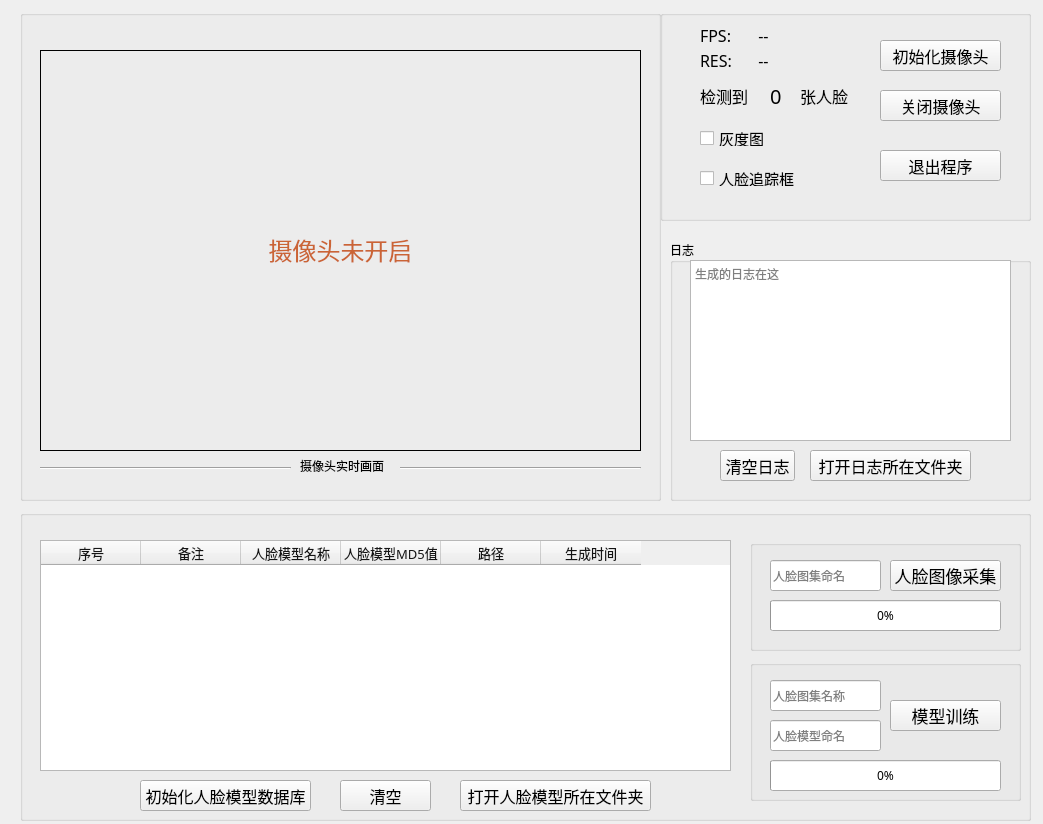
<?xml version="1.0" encoding="UTF-8"?>
<ui version="4.0">
 <class>FaceDetection</class>
 <widget class="QWidget" name="FaceDetection">
  <property name="geometry">
   <rect>
    <x>0</x>
    <y>0</y>
    <width>1043</width>
    <height>824</height>
   </rect>
  </property>
  <property name="minimumSize">
   <size>
    <width>0</width>
    <height>0</height>
   </size>
  </property>
  <property name="maximumSize">
   <size>
    <width>16777215</width>
    <height>16777215</height>
   </size>
  </property>
  <property name="windowTitle">
   <string>FaceDetection</string>
  </property>
  <widget class="QGroupBox" name="groupBox_facedetect">
   <property name="geometry">
    <rect>
     <x>20</x>
     <y>10</y>
     <width>641</width>
     <height>491</height>
    </rect>
   </property>
   <property name="font">
    <font>
     <family>微软雅黑</family>
     <pointsize>9</pointsize>
    </font>
   </property>
   <property name="title">
    <string/>
   </property>
   <property name="alignment">
    <set>Qt::AlignCenter</set>
   </property>
   <widget class="QLabel" name="realTimeCaptureLabel">
    <property name="geometry">
     <rect>
      <x>20</x>
      <y>40</y>
      <width>601</width>
      <height>401</height>
     </rect>
    </property>
    <property name="font">
     <font>
      <family>SDK_SC_Web</family>
      <pointsize>8</pointsize>
     </font>
    </property>
    <property name="styleSheet">
     <string notr="true">border: 2px solid grey; border-radius: 4px; color: rgb(20,20,20);  background-color: #FFFFFF; text-align: center;}QProgressBar::chunk {background-color: rgb(100,200,200); border-radius: 10px; margin: 0.1px;  width: 1px;</string>
    </property>
    <property name="frameShape">
     <enum>QFrame::Box</enum>
    </property>
    <property name="text">
     <string>&lt;html&gt;&lt;head/&gt;&lt;body&gt;&lt;p align=&quot;center&quot;&gt;&lt;span style=&quot; font-size:18pt; color:#cb6435;&quot;&gt;摄像头未开启&lt;/span&gt;&lt;/p&gt;&lt;/body&gt;&lt;/html&gt;</string>
    </property>
    <property name="alignment">
     <set>Qt::AlignCenter</set>
    </property>
   </widget>
   <widget class="QLabel" name="label_realtimescreen">
    <property name="geometry">
     <rect>
      <x>280</x>
      <y>440</y>
      <width>91</width>
      <height>31</height>
     </rect>
    </property>
    <property name="font">
     <font>
      <family>SDK_SC_Web</family>
      <pointsize>9</pointsize>
     </font>
    </property>
    <property name="text">
     <string>摄像头实时画面</string>
    </property>
   </widget>
   <widget class="Line" name="line_2">
    <property name="geometry">
     <rect>
      <x>380</x>
      <y>450</y>
      <width>241</width>
      <height>16</height>
     </rect>
    </property>
    <property name="orientation">
     <enum>Qt::Horizontal</enum>
    </property>
   </widget>
   <widget class="Line" name="line_3">
    <property name="geometry">
     <rect>
      <x>20</x>
      <y>450</y>
      <width>251</width>
      <height>16</height>
     </rect>
    </property>
    <property name="orientation">
     <enum>Qt::Horizontal</enum>
    </property>
   </widget>
  </widget>
  <widget class="QGroupBox" name="groupBox_db">
   <property name="geometry">
    <rect>
     <x>20</x>
     <y>510</y>
     <width>1011</width>
     <height>311</height>
    </rect>
   </property>
   <property name="font">
    <font>
     <family>微软雅黑</family>
    </font>
   </property>
   <property name="title">
    <string/>
   </property>
   <widget class="QTableWidget" name="tableWidget_data">
    <property name="enabled">
     <bool>true</bool>
    </property>
    <property name="geometry">
     <rect>
      <x>20</x>
      <y>30</y>
      <width>691</width>
      <height>231</height>
     </rect>
    </property>
    <property name="font">
     <font>
      <family>SDK_SC_Web</family>
      <pointsize>10</pointsize>
     </font>
    </property>
    <property name="acceptDrops">
     <bool>false</bool>
    </property>
    <property name="layoutDirection">
     <enum>Qt::LeftToRight</enum>
    </property>
    <property name="autoFillBackground">
     <bool>false</bool>
    </property>
    <property name="styleSheet">
     <string notr="true">color: rgb(20,20,20);</string>
    </property>
    <property name="inputMethodHints">
     <set>Qt::ImhNone</set>
    </property>
    <property name="frameShape">
     <enum>QFrame::StyledPanel</enum>
    </property>
    <property name="autoScroll">
     <bool>true</bool>
    </property>
    <property name="editTriggers">
     <set>QAbstractItemView::DoubleClicked</set>
    </property>
    <property name="alternatingRowColors">
     <bool>true</bool>
    </property>
    <property name="textElideMode">
     <enum>Qt::ElideMiddle</enum>
    </property>
    <property name="showGrid">
     <bool>true</bool>
    </property>
    <property name="gridStyle">
     <enum>Qt::SolidLine</enum>
    </property>
    <property name="sortingEnabled">
     <bool>true</bool>
    </property>
    <property name="wordWrap">
     <bool>false</bool>
    </property>
    <attribute name="horizontalHeaderVisible">
     <bool>true</bool>
    </attribute>
    <attribute name="horizontalHeaderCascadingSectionResizes">
     <bool>false</bool>
    </attribute>
    <attribute name="horizontalHeaderMinimumSectionSize">
     <number>54</number>
    </attribute>
    <attribute name="horizontalHeaderHighlightSections">
     <bool>true</bool>
    </attribute>
    <attribute name="horizontalHeaderShowSortIndicator" stdset="0">
     <bool>true</bool>
    </attribute>
    <attribute name="horizontalHeaderStretchLastSection">
     <bool>false</bool>
    </attribute>
    <attribute name="verticalHeaderVisible">
     <bool>true</bool>
    </attribute>
    <attribute name="verticalHeaderCascadingSectionResizes">
     <bool>false</bool>
    </attribute>
    <attribute name="verticalHeaderShowSortIndicator" stdset="0">
     <bool>false</bool>
    </attribute>
    <attribute name="verticalHeaderStretchLastSection">
     <bool>false</bool>
    </attribute>
    <column>
     <property name="text">
      <string>序号</string>
     </property>
    </column>
    <column>
     <property name="text">
      <string>备注</string>
     </property>
    </column>
    <column>
     <property name="text">
      <string>人脸模型名称</string>
     </property>
    </column>
    <column>
     <property name="text">
      <string>人脸模型MD5值</string>
     </property>
    </column>
    <column>
     <property name="text">
      <string>路径</string>
     </property>
    </column>
    <column>
     <property name="text">
      <string>生成时间</string>
     </property>
    </column>
   </widget>
   <widget class="QPushButton" name="pushButton_calldb">
    <property name="geometry">
     <rect>
      <x>120</x>
      <y>270</y>
      <width>171</width>
      <height>31</height>
     </rect>
    </property>
    <property name="font">
     <font>
      <family>得意黑</family>
      <pointsize>12</pointsize>
     </font>
    </property>
    <property name="cursor">
     <cursorShape>PointingHandCursor</cursorShape>
    </property>
    <property name="styleSheet">
     <string notr="true">border: 2px solid grey; border-radius: 5px; color: rgb(20,20,20);  background-color: #FFFFFF; text-align: center;}QProgressBar::chunk {background-color: rgb(100,200,200); border-radius: 10px; margin: 0.1px;  width: 1px;</string>
    </property>
    <property name="text">
     <string>初始化人脸模型数据库</string>
    </property>
   </widget>
   <widget class="QPushButton" name="pushButton_opendbfolder">
    <property name="geometry">
     <rect>
      <x>440</x>
      <y>270</y>
      <width>191</width>
      <height>31</height>
     </rect>
    </property>
    <property name="font">
     <font>
      <family>得意黑</family>
      <pointsize>12</pointsize>
     </font>
    </property>
    <property name="cursor">
     <cursorShape>PointingHandCursor</cursorShape>
    </property>
    <property name="styleSheet">
     <string notr="true">border: 2px solid grey; border-radius: 5px; color: rgb(20,20,20);  background-color: #FFFFFF; text-align: center;}QProgressBar::chunk {background-color: rgb(100,200,200); border-radius: 10px; margin: 0.1px;  width: 1px;</string>
    </property>
    <property name="text">
     <string>打开人脸模型所在文件夹</string>
    </property>
   </widget>
   <widget class="QGroupBox" name="groupBox_catchfaces">
    <property name="geometry">
     <rect>
      <x>730</x>
      <y>30</y>
      <width>271</width>
      <height>111</height>
     </rect>
    </property>
    <property name="title">
     <string/>
    </property>
    <widget class="QPushButton" name="pushButton_catchfaces">
     <property name="geometry">
      <rect>
       <x>140</x>
       <y>20</y>
       <width>111</width>
       <height>31</height>
      </rect>
     </property>
     <property name="font">
      <font>
       <family>得意黑</family>
       <pointsize>13</pointsize>
      </font>
     </property>
     <property name="cursor">
      <cursorShape>PointingHandCursor</cursorShape>
     </property>
     <property name="styleSheet">
      <string notr="true">border: 2px solid grey; border-radius: 5px; color: rgb(20,20,20);  background-color: #FFFFFF; text-align: center;}QProgressBar::chunk {background-color: rgb(100,200,200); border-radius: 10px; margin: 0.1px;  width: 1px;</string>
     </property>
     <property name="text">
      <string>人脸图像采集</string>
     </property>
    </widget>
    <widget class="QProgressBar" name="progressBar_catchfaces">
     <property name="geometry">
      <rect>
       <x>20</x>
       <y>60</y>
       <width>231</width>
       <height>31</height>
      </rect>
     </property>
     <property name="font">
      <font>
       <family>得意黑</family>
      </font>
     </property>
     <property name="styleSheet">
      <string notr="true">border: 2px solid grey; border-radius: 5px; background-color: #FFFFFF; text-align: center;}QProgressBar::chunk {background:QLinearGradient(x1:0,y1:0,x2:2,y2:0,stop:0 #666699,stop:1  #DB7093);</string>
     </property>
     <property name="value">
      <number>0</number>
     </property>
     <property name="textVisible">
      <bool>true</bool>
     </property>
     <property name="orientation">
      <enum>Qt::Horizontal</enum>
     </property>
     <property name="invertedAppearance">
      <bool>false</bool>
     </property>
    </widget>
    <widget class="QLineEdit" name="lineEdit_faceimagessetname">
     <property name="geometry">
      <rect>
       <x>20</x>
       <y>20</y>
       <width>111</width>
       <height>31</height>
      </rect>
     </property>
     <property name="font">
      <font>
       <family>SDK_SC_Web</family>
       <pointsize>9</pointsize>
      </font>
     </property>
     <property name="styleSheet">
      <string notr="true">border-radius: 4px;
border: 2px solid grey;
color: rgb(20,20,20);
background-color: #FFFFFF;
text-align: center;}QProgressBar::chunk {background-color: rgb(100,200,200);
border-radius: 10px;
margin: 0.1px;
width: 1px;</string>
     </property>
     <property name="placeholderText">
      <string>人脸图集命名</string>
     </property>
    </widget>
   </widget>
   <widget class="QGroupBox" name="groupBox_trainmodel">
    <property name="geometry">
     <rect>
      <x>730</x>
      <y>150</y>
      <width>271</width>
      <height>141</height>
     </rect>
    </property>
    <property name="title">
     <string/>
    </property>
    <widget class="QPushButton" name="pushButton_trainmodel">
     <property name="geometry">
      <rect>
       <x>140</x>
       <y>40</y>
       <width>111</width>
       <height>31</height>
      </rect>
     </property>
     <property name="font">
      <font>
       <family>得意黑</family>
       <pointsize>13</pointsize>
      </font>
     </property>
     <property name="cursor">
      <cursorShape>PointingHandCursor</cursorShape>
     </property>
     <property name="styleSheet">
      <string notr="true">border: 2px solid grey; border-radius: 5px; color: rgb(20,20,20);  background-color: #FFFFFF; text-align: center;}QProgressBar::chunk {background-color: rgb(100,200,200); border-radius: 10px; margin: 0.1px;  width: 1px;</string>
     </property>
     <property name="text">
      <string>模型训练</string>
     </property>
    </widget>
    <widget class="QProgressBar" name="progressBar_trainmodel">
     <property name="geometry">
      <rect>
       <x>20</x>
       <y>100</y>
       <width>231</width>
       <height>31</height>
      </rect>
     </property>
     <property name="font">
      <font>
       <family>得意黑</family>
      </font>
     </property>
     <property name="styleSheet">
      <string notr="true">border: 2px solid grey;
border-radius: 5px;
color: rgb(20,20,20);
background-color: #FFFFFF;
text-align: center;}QProgressBar::chunk {background-color: rgb(100,200,200);
border-radius: 10px;
margin: 0.1px;
width: 1px;</string>
     </property>
     <property name="value">
      <number>0</number>
     </property>
     <property name="textVisible">
      <bool>true</bool>
     </property>
     <property name="orientation">
      <enum>Qt::Horizontal</enum>
     </property>
     <property name="invertedAppearance">
      <bool>false</bool>
     </property>
    </widget>
    <widget class="QLineEdit" name="lineEdit_facemodelname">
     <property name="geometry">
      <rect>
       <x>20</x>
       <y>60</y>
       <width>111</width>
       <height>31</height>
      </rect>
     </property>
     <property name="font">
      <font>
       <family>SDK_SC_Web</family>
       <pointsize>9</pointsize>
      </font>
     </property>
     <property name="styleSheet">
      <string notr="true">border-radius: 4px;
border: 2px solid grey;
color: rgb(20,20,20);
background-color: #FFFFFF;
text-align: center;}QProgressBar::chunk {background-color: rgb(100,200,200);
border-radius: 10px;
margin: 0.1px;
width: 1px;</string>
     </property>
     <property name="placeholderText">
      <string>人脸模型命名</string>
     </property>
    </widget>
    <widget class="QLineEdit" name="lineEdit_inputfacemodelname">
     <property name="geometry">
      <rect>
       <x>20</x>
       <y>20</y>
       <width>111</width>
       <height>31</height>
      </rect>
     </property>
     <property name="font">
      <font>
       <family>SDK_SC_Web</family>
       <pointsize>9</pointsize>
      </font>
     </property>
     <property name="styleSheet">
      <string notr="true">border-radius: 4px;
border: 2px solid grey;
color: rgb(20,20,20);
background-color: #FFFFFF;
text-align: center;}QProgressBar::chunk {background-color: rgb(100,200,200);
border-radius: 10px;
margin: 0.1px;
width: 1px;</string>
     </property>
     <property name="text">
      <string/>
     </property>
     <property name="placeholderText">
      <string>人脸图集名称</string>
     </property>
    </widget>
   </widget>
   <widget class="QPushButton" name="pushButton_cleardata">
    <property name="geometry">
     <rect>
      <x>320</x>
      <y>270</y>
      <width>91</width>
      <height>31</height>
     </rect>
    </property>
    <property name="font">
     <font>
      <family>得意黑</family>
      <pointsize>12</pointsize>
     </font>
    </property>
    <property name="cursor">
     <cursorShape>PointingHandCursor</cursorShape>
    </property>
    <property name="styleSheet">
     <string notr="true">border: 2px solid grey; border-radius: 5px; color: rgb(20,20,20);  background-color: #FFFFFF; text-align: center;}QProgressBar::chunk {background-color: rgb(100,200,200); border-radius: 10px; margin: 0.1px;  width: 1px;</string>
    </property>
    <property name="text">
     <string>清空</string>
    </property>
   </widget>
  </widget>
  <widget class="QGroupBox" name="groupBox_log">
   <property name="geometry">
    <rect>
     <x>670</x>
     <y>240</y>
     <width>361</width>
     <height>261</height>
    </rect>
   </property>
   <property name="font">
    <font>
     <family>微软雅黑</family>
    </font>
   </property>
   <property name="title">
    <string>日志</string>
   </property>
   <widget class="QTextBrowser" name="textBrowser_showlog">
    <property name="geometry">
     <rect>
      <x>20</x>
      <y>20</y>
      <width>321</width>
      <height>181</height>
     </rect>
    </property>
    <property name="font">
     <font>
      <family>SDK_SC_Web</family>
     </font>
    </property>
    <property name="styleSheet">
     <string notr="true">border: 2px solid grey; border-radius: 4px; color: rgb(20,20,20);  background-color: #FFFFFF; text-align: center;}QProgressBar::chunk {background-color: rgb(100,200,200); border-radius: 10px; margin: 0.1px;  width: 1px;</string>
    </property>
    <property name="html">
     <string>&lt;!DOCTYPE HTML PUBLIC &quot;-//W3C//DTD HTML 4.0//EN&quot; &quot;http://www.w3.org/TR/REC-html40/strict.dtd&quot;&gt;
&lt;html&gt;&lt;head&gt;&lt;meta name=&quot;qrichtext&quot; content=&quot;1&quot; /&gt;&lt;style type=&quot;text/css&quot;&gt;
p, li { white-space: pre-wrap; }
&lt;/style&gt;&lt;/head&gt;&lt;body style=&quot; font-family:'SDK_SC_Web','微软雅黑'; font-size:9pt; font-weight:400; font-style:normal;&quot;&gt;
&lt;p style=&quot;-qt-paragraph-type:empty; margin-top:0px; margin-bottom:0px; margin-left:0px; margin-right:0px; -qt-block-indent:0; text-indent:0px; font-family:'SimSun';&quot;&gt;&lt;br /&gt;&lt;/p&gt;&lt;/body&gt;&lt;/html&gt;</string>
    </property>
    <property name="placeholderText">
     <string>生成的日志在这</string>
    </property>
   </widget>
   <widget class="QPushButton" name="pushButton_openlogfolder">
    <property name="geometry">
     <rect>
      <x>140</x>
      <y>210</y>
      <width>161</width>
      <height>31</height>
     </rect>
    </property>
    <property name="font">
     <font>
      <family>得意黑</family>
      <pointsize>12</pointsize>
     </font>
    </property>
    <property name="cursor">
     <cursorShape>PointingHandCursor</cursorShape>
    </property>
    <property name="styleSheet">
     <string notr="true">border: 2px solid grey; border-radius: 5px; color: rgb(20,20,20);  background-color: #FFFFFF; text-align: center;}QProgressBar::chunk {background-color: rgb(100,200,200); border-radius: 10px; margin: 0.1px;  width: 1px;</string>
    </property>
    <property name="text">
     <string>打开日志所在文件夹</string>
    </property>
   </widget>
   <widget class="QPushButton" name="pushButton_clearlog">
    <property name="geometry">
     <rect>
      <x>50</x>
      <y>210</y>
      <width>75</width>
      <height>31</height>
     </rect>
    </property>
    <property name="font">
     <font>
      <family>得意黑</family>
      <pointsize>12</pointsize>
     </font>
    </property>
    <property name="cursor">
     <cursorShape>PointingHandCursor</cursorShape>
    </property>
    <property name="styleSheet">
     <string notr="true">border: 2px solid grey; border-radius: 5px; color: rgb(20,20,20);  background-color: #FFFFFF; text-align: center;}QProgressBar::chunk {background-color: rgb(100,200,200); border-radius: 10px; margin: 0.1px;  width: 1px;</string>
    </property>
    <property name="text">
     <string>清空日志</string>
    </property>
   </widget>
  </widget>
  <widget class="QGroupBox" name="groupBox">
   <property name="geometry">
    <rect>
     <x>660</x>
     <y>10</y>
     <width>371</width>
     <height>211</height>
    </rect>
   </property>
   <property name="title">
    <string/>
   </property>
   <widget class="QLabel" name="label_showfps">
    <property name="geometry">
     <rect>
      <x>90</x>
      <y>10</y>
      <width>101</width>
      <height>31</height>
     </rect>
    </property>
    <property name="font">
     <font>
      <family>SDK_SC_Web</family>
      <pointsize>12</pointsize>
     </font>
    </property>
    <property name="text">
     <string>  --</string>
    </property>
   </widget>
   <widget class="QLabel" name="label_showres">
    <property name="geometry">
     <rect>
      <x>90</x>
      <y>40</y>
      <width>121</width>
      <height>21</height>
     </rect>
    </property>
    <property name="font">
     <font>
      <family>SDK_SC_Web</family>
      <pointsize>12</pointsize>
     </font>
    </property>
    <property name="text">
     <string>  --</string>
    </property>
   </widget>
   <widget class="QPushButton" name="pushButton_exit">
    <property name="geometry">
     <rect>
      <x>220</x>
      <y>140</y>
      <width>121</width>
      <height>31</height>
     </rect>
    </property>
    <property name="font">
     <font>
      <family>得意黑</family>
      <pointsize>12</pointsize>
     </font>
    </property>
    <property name="cursor">
     <cursorShape>PointingHandCursor</cursorShape>
    </property>
    <property name="styleSheet">
     <string notr="true">border: 2px solid grey; border-radius: 5px; color: rgb(20,20,20);  background-color: #FFFFFF; text-align: center;}QProgressBar::chunk {background-color: rgb(100,200,200); border-radius: 10px; margin: 0.1px;  width: 1px;</string>
    </property>
    <property name="text">
     <string>退出程序</string>
    </property>
   </widget>
   <widget class="QPushButton" name="pushButton_cameraoff">
    <property name="geometry">
     <rect>
      <x>220</x>
      <y>80</y>
      <width>121</width>
      <height>31</height>
     </rect>
    </property>
    <property name="font">
     <font>
      <family>得意黑</family>
      <pointsize>12</pointsize>
     </font>
    </property>
    <property name="cursor">
     <cursorShape>PointingHandCursor</cursorShape>
    </property>
    <property name="styleSheet">
     <string notr="true">border: 2px solid grey; border-radius: 5px; color: rgb(20,20,20);  background-color: #FFFFFF; text-align: center;}QProgressBar::chunk {background-color: rgb(100,200,200); border-radius: 10px; margin: 0.1px;  width: 1px;</string>
    </property>
    <property name="text">
     <string>关闭摄像头</string>
    </property>
   </widget>
   <widget class="QPushButton" name="pushButton_cameraon">
    <property name="geometry">
     <rect>
      <x>220</x>
      <y>30</y>
      <width>121</width>
      <height>31</height>
     </rect>
    </property>
    <property name="font">
     <font>
      <family>得意黑</family>
      <pointsize>12</pointsize>
     </font>
    </property>
    <property name="cursor">
     <cursorShape>PointingHandCursor</cursorShape>
    </property>
    <property name="styleSheet">
     <string notr="true">border: 2px solid grey; border-radius: 5px; color: rgb(20,20,20);  background-color: #FFFFFF; text-align: center;}QProgressBar::chunk {background-color: rgb(100,200,200); border-radius: 10px; margin: 0.1px;  width: 1px;</string>
    </property>
    <property name="text">
     <string>初始化摄像头</string>
    </property>
   </widget>
   <widget class="QCheckBox" name="checkBox_grayscale">
    <property name="geometry">
     <rect>
      <x>40</x>
      <y>120</y>
      <width>81</width>
      <height>16</height>
     </rect>
    </property>
    <property name="font">
     <font>
      <family>SDK_SC_Web</family>
      <pointsize>11</pointsize>
     </font>
    </property>
    <property name="text">
     <string>灰度图</string>
    </property>
   </widget>
   <widget class="QLabel" name="label_facedetectednum2">
    <property name="geometry">
     <rect>
      <x>140</x>
      <y>70</y>
      <width>61</width>
      <height>31</height>
     </rect>
    </property>
    <property name="font">
     <font>
      <family>SDK_SC_Web</family>
      <pointsize>12</pointsize>
     </font>
    </property>
    <property name="text">
     <string>张人脸</string>
    </property>
   </widget>
   <widget class="QLabel" name="label_fps">
    <property name="geometry">
     <rect>
      <x>40</x>
      <y>15</y>
      <width>41</width>
      <height>21</height>
     </rect>
    </property>
    <property name="font">
     <font>
      <family>SDK_SC_Web</family>
      <pointsize>12</pointsize>
     </font>
    </property>
    <property name="text">
     <string>FPS:</string>
    </property>
   </widget>
   <widget class="QLabel" name="label_facedetectednum1">
    <property name="geometry">
     <rect>
      <x>40</x>
      <y>70</y>
      <width>61</width>
      <height>31</height>
     </rect>
    </property>
    <property name="font">
     <font>
      <family>SDK_SC_Web</family>
      <pointsize>12</pointsize>
     </font>
    </property>
    <property name="text">
     <string>检测到</string>
    </property>
   </widget>
   <widget class="QCheckBox" name="checkBox_trackingbox">
    <property name="geometry">
     <rect>
      <x>40</x>
      <y>160</y>
      <width>121</width>
      <height>16</height>
     </rect>
    </property>
    <property name="font">
     <font>
      <family>SDK_SC_Web</family>
      <pointsize>11</pointsize>
     </font>
    </property>
    <property name="text">
     <string>人脸追踪框</string>
    </property>
   </widget>
   <widget class="QLabel" name="label_res">
    <property name="geometry">
     <rect>
      <x>40</x>
      <y>40</y>
      <width>41</width>
      <height>21</height>
     </rect>
    </property>
    <property name="font">
     <font>
      <family>SDK_SC_Web</family>
      <pointsize>12</pointsize>
     </font>
    </property>
    <property name="text">
     <string>RES:</string>
    </property>
   </widget>
   <widget class="QLabel" name="label_showfacesnum">
    <property name="geometry">
     <rect>
      <x>110</x>
      <y>70</y>
      <width>31</width>
      <height>31</height>
     </rect>
    </property>
    <property name="font">
     <font>
      <family>汉仪铸字木头人W</family>
      <pointsize>15</pointsize>
     </font>
    </property>
    <property name="text">
     <string>0</string>
    </property>
   </widget>
  </widget>
  <zorder>groupBox</zorder>
  <zorder>groupBox_facedetect</zorder>
  <zorder>groupBox_db</zorder>
  <zorder>groupBox_log</zorder>
 </widget>
 <resources/>
 <connections>
  <connection>
   <sender>pushButton_clearlog</sender>
   <signal>clicked()</signal>
   <receiver>textBrowser_showlog</receiver>
   <slot>clear()</slot>
   <hints>
    <hint type="sourcelabel">
     <x>721</x>
     <y>851</y>
    </hint>
    <hint type="destinationlabel">
     <x>771</x>
     <y>822</y>
    </hint>
   </hints>
  </connection>
  <connection>
   <sender>pushButton_cleardata</sender>
   <signal>clicked()</signal>
   <receiver>tableWidget_data</receiver>
   <slot>clearContents()</slot>
   <hints>
    <hint type="sourcelabel">
     <x>383</x>
     <y>788</y>
    </hint>
    <hint type="destinationlabel">
     <x>366</x>
     <y>757</y>
    </hint>
   </hints>
  </connection>
 </connections>
</ui>
